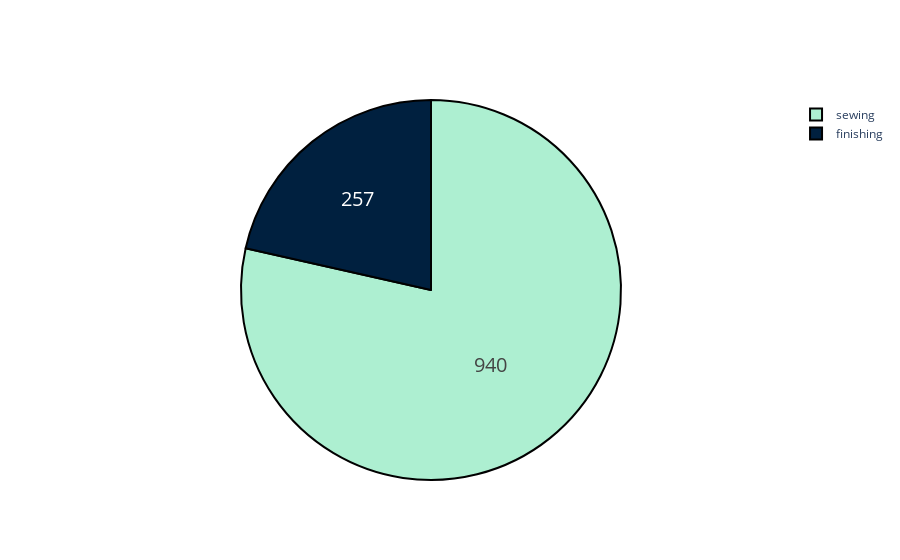

Here is the notebook cell this chart was saved with:
### Code cell
#Data analysis

fig = go.Figure(data=[go.Pie(labels=dept.department.to_list(),
                             values=dept.total_num.to_list())])
fig.update_traces(hoverinfo='label+percent', textinfo='value', textfont_size=20,
                  marker=dict(colors=['#ADEFD1FF', '#00203FFF'], line=dict(color='#000000', width=2)))
fig.show()

### Figure 1 — Plotly figure (JSON) as saved in the notebook; plotly's stock layout.template omitted (floating-point values rounded to 4 significant figures)
{"data": [{"hoverinfo": "label+percent", "labels": ["sewing", "finishing"], "marker": {"colors": ["#ADEFD1FF", "#00203FFF"], "line": {"color": "#000000", "width": 2}}, "textfont": {"size": 20}, "textinfo": "value", "type": "pie", "values": [940, 257]}], "layout": {}}
